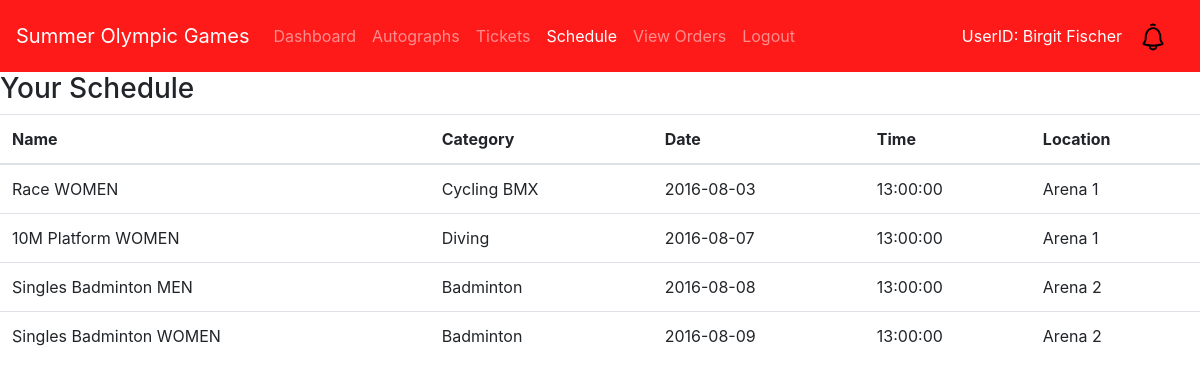
The app's page /AthleteInterface/schedulePage.php (signed in) with its own data.
### tables this page shows
CREATE TABLE IF NOT EXISTS olympicEvent(
    id INT AUTO_INCREMENT,
    name VARCHAR(50) NOT NULL,
    date DATE NOT NULL,
    time  TIME NOT NULL,
    location VARCHAR(30) NOT NULL,
    type VARCHAR(5) NOT NULL,  
     
    category VARCHAR(30) NOT NULL,  
    ticketPrice DECIMAL(5,2),
    PRIMARY KEY (id)
);

### AthleteInterface/schedulePage.php (the view, shortened to what this page needs)
<?php
require 'athleteHeader.php';
$mysqli->set_charset("utf8");
?>
<nav class="navbar navbar-expand-lg navbar-dark" style="background-color: #ff1a1a;">
    <a class="navbar-brand navbar-dark" style="color:white;">Summer Olympic Games</a>
  <div class="collapse navbar-collapse" id="navbarNavAltMarkup">
    <div class="navbar-nav">
      <a class="nav-item nav-link" href="index.php">Dashboard<span class="sr-only">(current)</span></a>
      <a class="nav-item nav-link" href="autographPage.php">Autographs</a>
      <a class="nav-item nav-link" href="reserveTickets.php">Tickets</a>
      <a class="nav-item nav-link active" href="schedulePage.php">Schedule</a>
      <a class="nav-item nav-link" href="viewOrders.php">View Orders</a>
      <a class="nav-item nav-link" href="../logout.php"> Logout</a>
    </div>
  </div>
  <span class="navbar-text">
      <a class="nav-item nav-link" style="color: #ffffff"> <?php echo "UserID: ".$_SESSION['first_name']." ".$_SESSION['last_name']; ?> </a>
  </span>
    <?php
      $query1 = "SELECT notify FROM users WHERE email = \"".$_SESSION['email']."\"";
      $notification = mysqli_fetch_array(mysqli_query($mysqli, $query1));
      if($notification[0]==1) {
        echo "<a class=\"navbar-brand float-right\" href=\"notificationPage.php\">
                    <img class=\"img-responsive\" width=\"30em\" height=\"30em\" src=\"../assets/bell2.png\">
                 </a>";
      }
      else{
        echo "<a class=\"navbar-brand float-right\" href=\"notificationPage.php\">
                <img class=\"img-responsive\" width=\"30em\" height=\"30em\" src=\"../assets/bell.png\">
             </a>";
      }
  ?>
</nav>
<h3>Your Schedule</h3>
<table class="table">
    <thead>
        <tr>
            <th>Name</th>
            <th>Category</th>
            <th>Date</th>
            <th>Time</th>
            <th>Location</th>
        </tr>
    </thead>
    <?php
        $query2 = "SELECT * FROM olympicevent WHERE ID IN
            (SELECT eventID FROM athleteEvent WHERE athleteID IN
                (SELECT ID FROM users WHERE email = \"".$_SESSION['email']."\"))
            OR name = \"".$_SESSION['first_name'].$_SESSION['last_name']."\"
                OR ID IN
                (SELECT eventID FROM ticketOrder WHERE customerID IN
                    (SELECT ID FROM USERS WHERE email = \"".$_SESSION['email']."\")) ORDER BY date ASC, time ASC;";
        $query2_result = mysqli_query($mysqli, $query2);
        while($row2 = mysqli_fetch_array($query2_result)) {
            echo "<tr><td>".$row2['name']."</td><td>".$row2['category']."</td><td>".$row2['date']."</td><td>".$row2['time']."</td><td>".$row2['location']."</td></tr>";
        }
    ?>
</table>
</body>

### ourStyle2.css (style rules this page uses)
body { margin: 0; padding: 0; background: white no-repeat center center fixed; -webkit-background-size: cover; -moz-background-size: cover; -o-background-size: cover; background-size: cover; }
nav { display: flex; justify-content: space-around; align-items: center; min-height: 1vh; background: transparent; }

### records on screen
olympicevent: name "Race WOMEN", category "Cycling BMX", date "2016-08-03", time "13:00:00", location "Arena 1"
olympicevent: name "10M Platform WOMEN", category "Diving", date "2016-08-07", time "13:00:00", location "Arena 1"
olympicevent: name "Singles Badminton MEN", category "Badminton", date "2016-08-08", time "13:00:00", location "Arena 2"
olympicevent: name "Singles Badminton WOMEN", category "Badminton", date "2016-08-09", time "13:00:00", location "Arena 2"

### other values on screen
$_SESSION['first_name'] "Birgit"
$_SESSION['last_name'] "Fischer"
